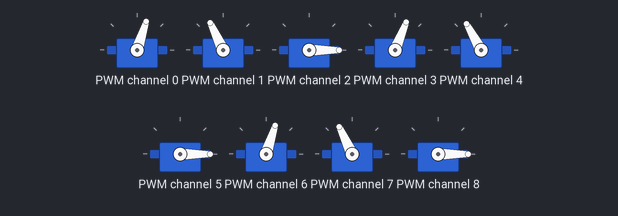
This program was run on a simulated Raspberry Pi (BCM pin numbers). On the bench: 9 × servo. Servo angles are drawn from the pulse width (0.5 ms = 0°, 2.5 ms = 180°); what the program prints to the terminal is not drawn.

Above: at 2.1 s.
At 3.65 s:
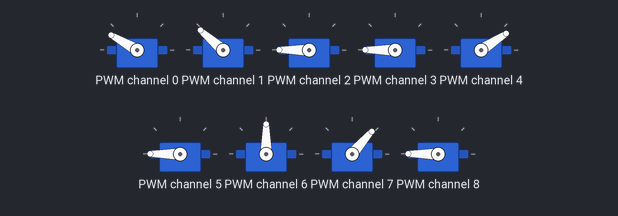
At 4.65 s:
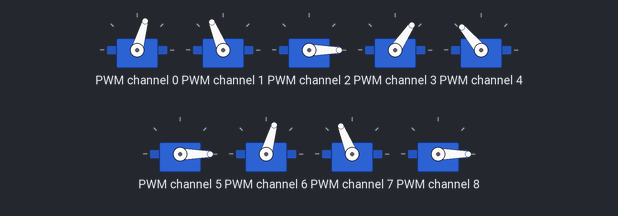
At 7.25 s:
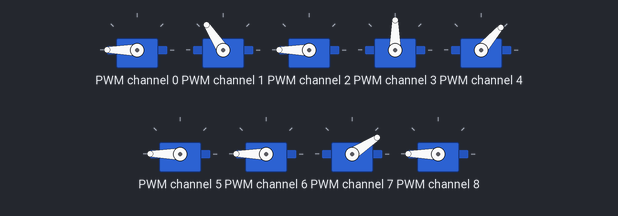
At 9.25 s:
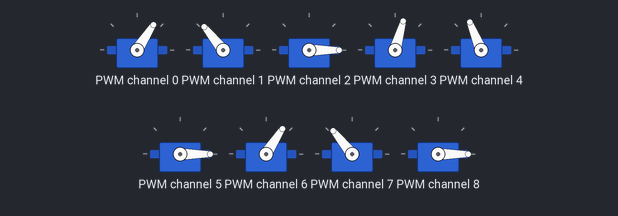
Timing chart, 0 to 11.4 s (numbered marks = the images above):
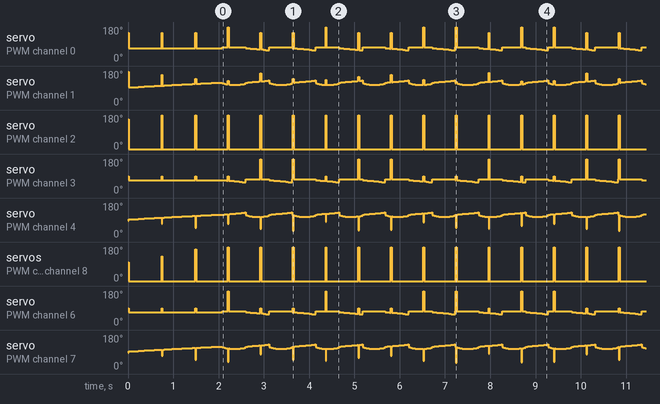

Measured:
- by itself, servo on PWM channel 2: alternates 180° for 0.02 s and 0° for 0.70 s

The program:

leg_controller.py
```python
"""
Six-leg hexapod controller for Raspberry Pi 5 with two Adafruit PCA9685 boards.

Copy this file to the Pi. Install deps:
    pip install adafruit-circuitpython-pca9685 adafruit-blinka numpy

Wiring:
    Right PCA9685 at I2C 0x40 — I2C bus 1, SDA/SCL pins 3/5 — legs 0-2
        Leg 0: channels 0 (coxa), 1 (femur), 2 (tibia)
        Leg 1: channels 3 (coxa), 4 (femur), 5 (tibia)
        Leg 2: channels 6 (coxa), 7 (femur), 8 (tibia)
    Left PCA9685 at I2C 0x41 — I2C bus 1, daisy-chained, A0 jumper bridged — legs 3-5
        Leg 3: channels 0 (coxa), 1 (femur), 2 (tibia)
        Leg 4: channels 3 (coxa), 4 (femur), 5 (tibia)
        Leg 5: channels 6 (coxa), 7 (femur), 8 (tibia)

Run:        python leg_controller.py
Calibrate:  python leg_controller.py --calibrate
"""

import math
import time
import sys
import argparse
import numpy as np

# --- CONFIGURABLE ---
CYCLE_FREQ = 1.0    # Hz — full gait cycles per second

# I2C addresses for both PCA9685 boards
PCA_RIGHT_ADDR = 0x40   # right board — I2C bus 1 (pins 3/5), no jumpers
PCA_LEFT_ADDR  = 0x41   # left board  — I2C bus 1, A0 jumper bridged

# Per-leg configuration. All lists must stay the same length.
# To add legs: append one entry to each list simultaneously.
LEG_INDICES     = [0,         1,         2,         3,         4,         5        ]
LEG_CHANNELS    = [(0, 1, 2), (3, 4, 5), (6, 7, 8), (0, 1, 2), (3, 4, 5), (6, 7, 8)]
LEG_PHASES      = [0.0,       0.5,       0.0,       0.5,       0.0,       0.5      ]
LEG_BOARD_INDEX = [0,         0,         0,         1,         1,         1        ]  # 0=pca_right, 1=pca_left
LEG_INVERT      = [False,     False,     False,     True,      True,      True     ]  # mirror-mounted left servos

# Per-leg calibration trims (j1_deg, j2_deg, j3_deg).
# After calibrating a leg via --calibrate, paste its output tuple here.
TRIMS = [
    (60.0, 90.0, 60.0),  # leg 0 — calibrated
    ( 0.0,  0.0,  0.0),  # leg 1 — to be calibrated
    ( 0.0,  0.0,  0.0),  # leg 2 — to be calibrated
    ( 0.0,  0.0,  0.0),  # leg 3 — to be calibrated
    ( 0.0,  0.0,  0.0),  # leg 4 — to be calibrated
    ( 0.0,  0.0,  0.0),  # leg 5 — to be calibrated
]

# --- GEOMETRY (matches Scripts/iksolver.py and arduino/hexapod/config.h) ---
FEMUR_LEN = 3.5     # cm
TIBIA_LEN = 3.5     # cm
X_OFFSET  = -5.0
Y_OFFSET  = -2.0
Z_OFFSET  = -6.0

# Hip pivot position in body frame (derived from offsets; used to centre gait targets)
HIP_X = -X_OFFSET   # 5.0 cm — hip x from body centre
HIP_Y = -Y_OFFSET   # 2.0 cm — hip y from body centre

# --- GAIT PARAMETERS (matches Scripts/gait_controller.py) ---
STEP_HEIGHT = 2.0   # cm — swing lift height
STEP_LENGTH = 4.0   # cm — stride length
DUTY_FACTOR = 0.5   # stance/swing ratio
NUM_SAMPLES = 50    # trajectory points per cycle

# --- STAND/SIT TRANSITION ---
SIT_Z              = 5.5   # foot-z for "body on floor" rest pose (L=0.5, clear of singularity)
STAND_Z            = 0.0   # foot-z for nominal standing height (matches gait stance)
TRANSITION_STEPS   = 100   # interpolation samples per transition
TRANSITION_DURATION = 2.0  # seconds for stand-up or sit-down

# --- SERVO HARDWARE (matches arduino/hexapod/config.h) ---
SERVO_MIN_US  = 500.0
SERVO_MAX_US  = 2500.0
SERVO_MIN_DEG = -90.0
SERVO_MAX_DEG =  90.0

# Hardware imports — skipped on dev machine, used on Pi
try:
    import board
    import busio
    import adafruit_pca9685
    _HARDWARE_AVAILABLE = True
except ImportError:
    _HARDWARE_AVAILABLE = False


class LegIK:
    """Pure IK math — no hardware dependency. Port of Scripts/iksolver.py."""

    def __init__(self, leg_index: int = 0):
        self.leg_index = leg_index
        self._is_left = leg_index >= 3

    def apply_offsets(self, x: float, y: float, z: float):
        # Left-side legs mirror the x/y offsets (iksolver.py:52-53)
        sign = -1 if self._is_left else 1
        return x + sign * X_OFFSET, y + sign * Y_OFFSET, z + Z_OFFSET

    def solve_ik(self, x: float, y: float, z: float):
        """Return (j1, j2, j3) in radians for foot target (x, y, z) cm."""
        x, y, z = self.apply_offsets(x, y, z)

        j1 = math.atan2(y, x)
        H = math.sqrt(x**2 + y**2)
        L = math.sqrt(H**2 + z**2)
        cos_j3 = (FEMUR_LEN**2 + TIBIA_LEN**2 - L**2) / (2 * FEMUR_LEN * TIBIA_LEN)
        j3 = math.acos(max(-1.0, min(1.0, cos_j3)))
        cos_b = (L**2 + FEMUR_LEN**2 - TIBIA_LEN**2) / (2 * L * FEMUR_LEN)
        b = math.acos(max(-1.0, min(1.0, cos_b)))
        a = math.atan2(z, H)
        j2 = b + a

        return float(j1), float(j2), float(j3)


class GaitCycle:
    """Generates x/z foot trajectory arrays with optional phase offset."""

    def __init__(self, phase_offset: float = 0.0):
        self._phase_offset = phase_offset  # fraction 0.0-1.0; 0.5 = 180°

    def generate(self):
        """Return (x_arr, z_arr) numpy arrays of length NUM_SAMPLES, phase-shifted."""
        n = NUM_SAMPLES
        mid = int(n * DUTY_FACTOR)

        # Z: stance flat, swing sine arc (port of gait_controller.py:87-102)
        z_stance = np.zeros(mid)
        z_swing = STEP_HEIGHT * np.sin(np.linspace(0, math.pi, n - mid))
        z_arr = np.concatenate([z_stance, z_swing])

        # X: linear backward stance, linear forward swing (port of gait_controller.py:115-129)
        t = np.linspace(0, 1.0, n)
        stance_t = t[:mid]
        swing_t = t[mid:]
        x_stance = -STEP_LENGTH * (stance_t / max(stance_t)) if max(stance_t) > 0 else np.zeros(mid)
        x_swing = STEP_LENGTH * (swing_t / max(swing_t)) if max(swing_t) > 0 else np.zeros(n - mid)
        x_arr = np.concatenate([x_stance, x_swing])

        offset = int(n * self._phase_offset)
        return np.roll(x_arr, offset), np.roll(z_arr, offset)


class ServoDriver:
    """PCA9685 servo interface. Pass a real PCA9685 on Pi or a mock for tests."""

    def __init__(self, pca, channels=(0, 1, 2),
                 trim_j1: float = 0.0, trim_j2: float = 0.0, trim_j3: float = 0.0,
                 invert: bool = False):
        self.pca = pca
        self._channels = channels
        self._trims = (trim_j1, trim_j2, trim_j3)
        self._invert = invert

    def angle_to_duty_cycle(self, angle_rad: float, trim_deg: float = 0.0) -> int:
        """Convert radians to 16-bit PCA9685 duty cycle integer."""
        if self._invert:
            angle_rad = -angle_rad
        deg = math.degrees(angle_rad) + trim_deg
        deg = max(SERVO_MIN_DEG, min(SERVO_MAX_DEG, deg))
        pulse_us = (
            (deg - SERVO_MIN_DEG) / (SERVO_MAX_DEG - SERVO_MIN_DEG)
            * (SERVO_MAX_US - SERVO_MIN_US)
            + SERVO_MIN_US
        )
        return int(pulse_us / 20000.0 * 65535)

    def set_angles(self, j1: float, j2: float, j3: float) -> None:
        ch1, ch2, ch3 = self._channels
        self.pca.channels[ch1].duty_cycle = self.angle_to_duty_cycle(j1, self._trims[0])
        self.pca.channels[ch2].duty_cycle = self.angle_to_duty_cycle(j2, self._trims[1])
        self.pca.channels[ch3].duty_cycle = self.angle_to_duty_cycle(j3, self._trims[2])


def _calibrate(pca_right, pca_left):
    """Interactive per-leg calibration. Numbered keys select leg; q/w a/s z/x trim joints."""
    import tty
    import termios

    def _getch():
        fd = sys.stdin.fileno()
        old = termios.tcgetattr(fd)
        try:
            tty.setraw(fd)
            return sys.stdin.read(1)
        finally:
            termios.tcsetattr(fd, termios.TCSADRAIN, old)

    pcas = [pca_right, pca_left]
    ik = LegIK(leg_index=0)

    # Leg selection menu
    print("\n--- CALIBRATION MODE ---")
    print("Select leg to calibrate:")
    for i, (idx, ch) in enumerate(zip(LEG_INDICES, LEG_CHANNELS)):
        board_addr = PCA_RIGHT_ADDR if LEG_BOARD_INDEX[i] == 0 else PCA_LEFT_ADDR
        print(f"  {i + 1} — Leg {i + 1}  index={idx}  channels {ch[0]}/{ch[1]}/{ch[2]}  board 0x{board_addr:02X}")
    print()

    leg_sel = None
    while leg_sel is None:
        ch = _getch()
        n = ord(ch) - ord('1')
        if 0 <= n < len(LEG_CHANNELS):
            leg_sel = n

    trims = list(TRIMS[leg_sel])

    trim_keys = {
        'q': (0, -1), 'w': (0, 1),
        'a': (1, -1), 's': (1, 1),
        'z': (2, -1), 'x': (2, 1),
    }
    leg_switch = {str(i + 1): i for i in range(len(LEG_CHANNELS))}

    print(f"\nCalibrating Leg {leg_sel + 1} (channels {LEG_CHANNELS[leg_sel]}).")
    print("q/w: J1(coxa) -/+1°   a/s: J2(femur) -/+1°   z/x: J3(tibia) -/+1°")
    print(f"1-{len(LEG_CHANNELS)}: switch leg   Enter: save and exit   Esc: cancel\n")

    while True:
        driver_now = ServoDriver(
            pcas[LEG_BOARD_INDEX[leg_sel]],
            channels=LEG_CHANNELS[leg_sel],
            trim_j1=trims[0], trim_j2=trims[1], trim_j3=trims[2],
            invert=LEG_INVERT[leg_sel],
        )
        j1, j2, j3 = ik.solve_ik(HIP_X, HIP_Y, 2.0)
        driver_now.set_angles(j1, j2, j3)
        print(f"\rLeg {leg_sel + 1} | J1={trims[0]:+.1f}°  J2={trims[1]:+.1f}°  J3={trims[2]:+.1f}°  (press key)",
              end='', flush=True)

        ch = _getch()

        if ch == '\r':
            print(f"\n\nSaved. Copy into TRIMS[{leg_sel}]:")
            print(f"    ({trims[0]}, {trims[1]}, {trims[2]}),")
            break
        elif ch == '\x1b':
            print("\nCalibration cancelled.")
            break
        elif ch in trim_keys:
            joint, delta = trim_keys[ch]
            trims[joint] += delta
        elif ch in leg_switch:
            leg_sel = leg_switch[ch]
            trims = list(TRIMS[leg_sel])
            print(f"\n\nSwitched to Leg {leg_sel + 1} (channels {LEG_CHANNELS[leg_sel]}).")


def _transition(drivers, iks, z_from, z_to, duration, steps=TRANSITION_STEPS, sleep=time.sleep):
    """Move all legs in unison from z_from to z_to over `duration` seconds.
    sleep is injectable — pass (lambda _t: None) in tests to skip real delays."""
    if steps < 1:
        raise ValueError("steps must be >= 1")
    step_delay = duration / steps
    for s in range(steps + 1):
        frac = s / steps
        z = z_from + (z_to - z_from) * frac
        for ik, driver in zip(iks, drivers):
            j1, j2, j3 = ik.solve_ik(HIP_X, HIP_Y, z)
            driver.set_angles(j1, j2, j3)
        sleep(step_delay)


def stand_up(drivers, iks, duration=TRANSITION_DURATION,
             steps=TRANSITION_STEPS, sleep=time.sleep):
    """Raise body from SIT_Z (floor) to STAND_Z (nominal standing height)."""
    _transition(drivers, iks, SIT_Z, STAND_Z, duration, steps, sleep)


def sit_down(drivers, iks, duration=TRANSITION_DURATION,
             steps=TRANSITION_STEPS, sleep=time.sleep):
    """Lower body from STAND_Z back to SIT_Z (floor)."""
    _transition(drivers, iks, STAND_Z, SIT_Z, duration, steps, sleep)


def _run(pca_right, pca_left):
    """Main gait loop — runs until Ctrl+C."""
    pcas = [pca_right, pca_left]
    trajectories = [GaitCycle(phase_offset=p).generate() for p in LEG_PHASES]
    drivers = [
        ServoDriver(pcas[LEG_BOARD_INDEX[i]], channels=LEG_CHANNELS[i],
                    trim_j1=TRIMS[i][0], trim_j2=TRIMS[i][1], trim_j3=TRIMS[i][2],
                    invert=LEG_INVERT[i])
        for i in range(len(LEG_CHANNELS))
    ]
    iks = [LegIK(leg_index=idx) for idx in LEG_INDICES]
    step_delay = 1.0 / (NUM_SAMPLES * CYCLE_FREQ)

    print("Standing up...")
    stand_up(drivers, iks)

    print(f"Running {len(LEG_CHANNELS)} legs at {CYCLE_FREQ} Hz. Ctrl+C to stop.")
    try:
        i = 0
        while True:
            for ik, driver, (x_arr, z_arr) in zip(iks, drivers, trajectories):
                j1, j2, j3 = ik.solve_ik(float(x_arr[i]) + HIP_X, HIP_Y, float(z_arr[i]))
                driver.set_angles(j1, j2, j3)
            time.sleep(step_delay)
            i = (i + 1) % NUM_SAMPLES
    except KeyboardInterrupt:
        print("\nStopped. Sitting down...")
    finally:
        sit_down(drivers, iks)


if __name__ == '__main__':
    if not _HARDWARE_AVAILABLE:
        print("Hardware libraries not found. Install: pip install adafruit-circuitpython-pca9685 adafruit-blinka")
        sys.exit(1)

    parser = argparse.ArgumentParser(description='Hexapod leg controller')
    parser.add_argument('--calibrate', action='store_true', help='Run calibration mode')
    args = parser.parse_args()

    i2c = busio.I2C(board.SCL, board.SDA)
    pca_right = adafruit_pca9685.PCA9685(i2c, address=PCA_RIGHT_ADDR)
    pca_right.frequency = 50
    pca_left = adafruit_pca9685.PCA9685(i2c, address=PCA_LEFT_ADDR)
    pca_left.frequency = 50

    try:
        if args.calibrate:
            _calibrate(pca_right, pca_left)
        else:
            _run(pca_right, pca_left)
    finally:
        pca_right.deinit()
        pca_left.deinit()
        i2c.deinit()
```
